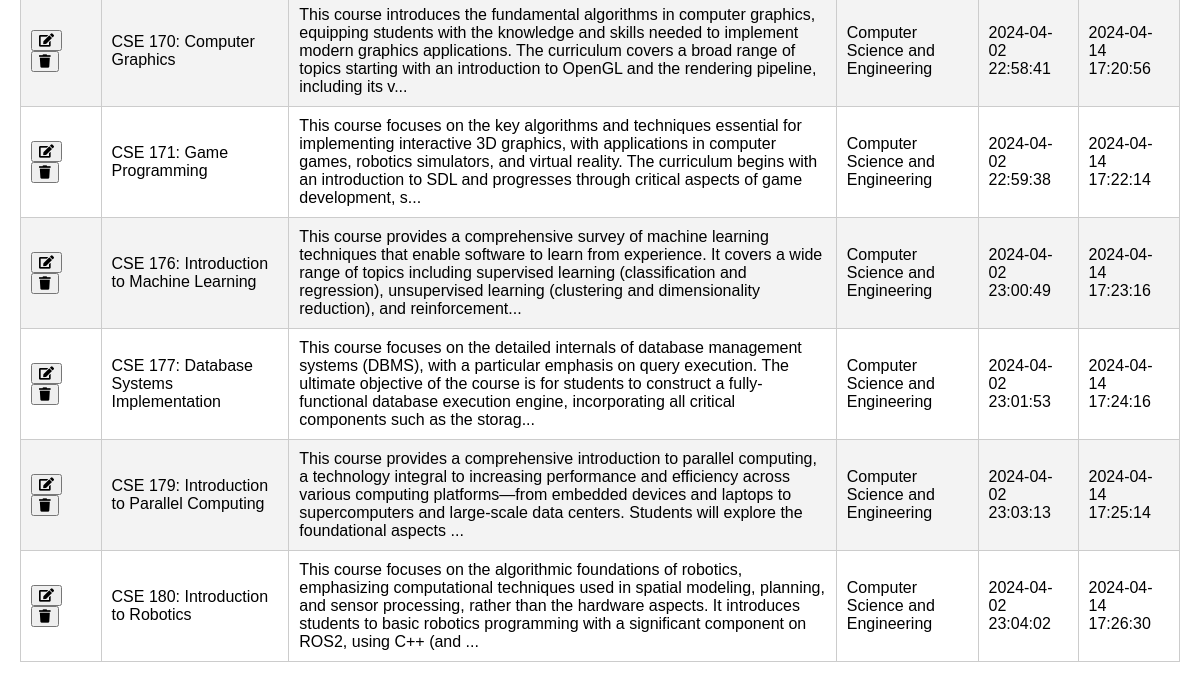
/search_results (lower part), run on an earlier commit of the app's database.
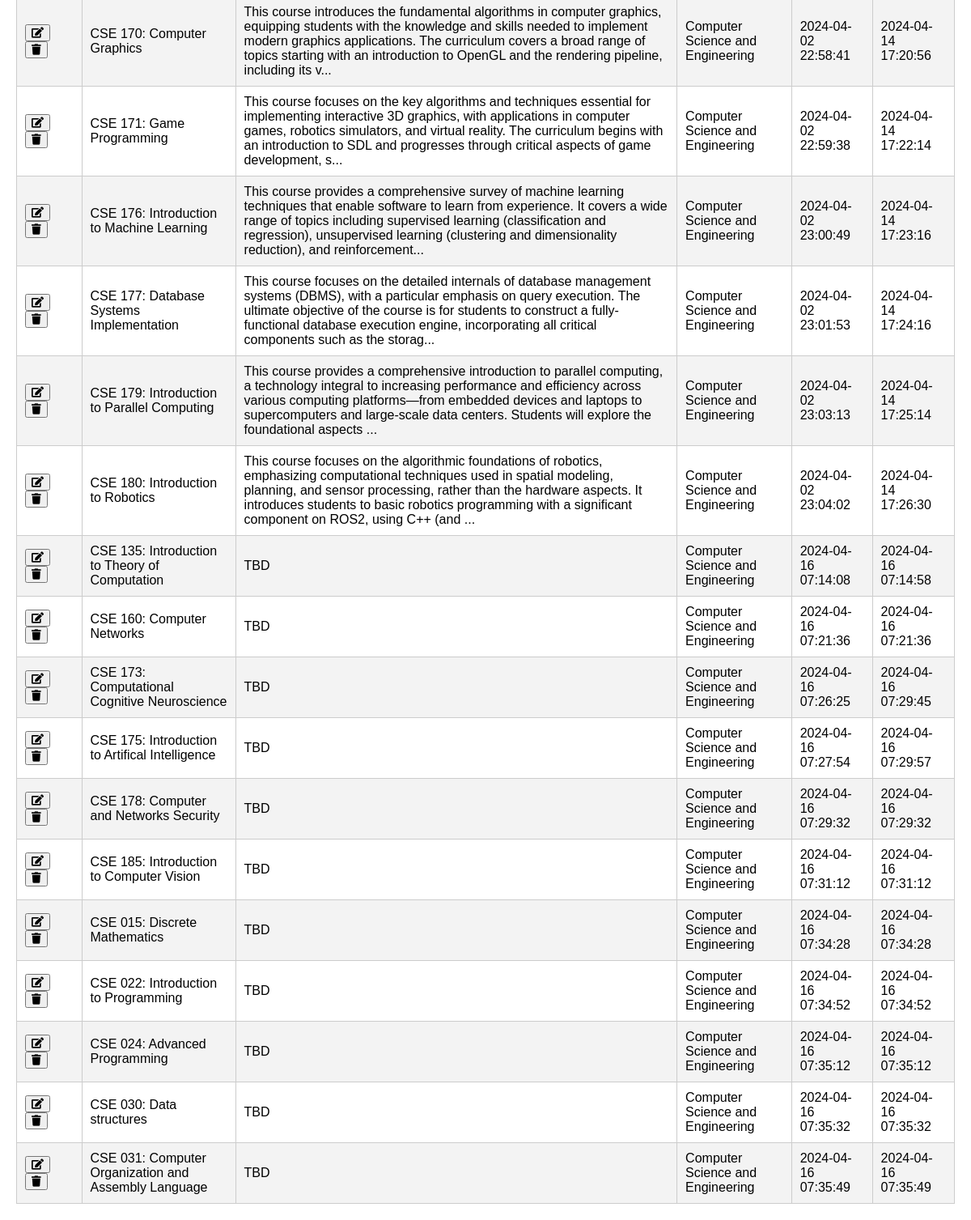
And on a later commit of the database.
### app/models/model.py (models this page shows, shortened)
class Course(db.Model):
    courseID = db.Column(db.Integer, primary_key=True)
    title = db.Column(db.String(255), nullable=False)
    description = db.Column(db.Text, nullable=False)
    department = db.Column(db.String(255), nullable=False)
    created = db.Column(db.DateTime, default=datetime.utcnow)
    updated = db.Column(db.DateTime, default=datetime.utcnow, onupdate=datetime.utcnow)

### app/routes/view.py (the view)
@view_blueprint.route('/search_results')
def search_courses():
    search_term = request.args.get('search', '')
    matching_courses = Course.query.filter(Course.title.like(f'%{search_term}%')).all()
    return render_template('search_results.html', courses=matching_courses, search_term=search_term)

### app/templates/search_results.html (shortened to what this page needs)
{% extends 'base.html' %} {% block styleLogin %}
<link
  rel="stylesheet"
  href="{{ url_for('static', filename='css/styleAdmin.css') }}"
/>
<link
  rel="stylesheet"
  href="https://cdnjs.cloudflare.com/ajax/libs/font-awesome/5.15.1/css/all.min.css"
/>
{% endblock %} {% block content %}
<div class="admin-container">
  {% if courses %}
  <table id="courseCatalogTable">
    {% for course in courses %}
    <tr id="courseRow{{ course.courseID }}">
      <td>
        <button onclick="editCourse('{{ course.courseID }}')">
          <i class="fas fa-edit"></i>
        </button>
        <button onclick="deleteCourse('{{ course.courseID }}')">
          <i class="fas fa-trash"></i>
        </button>
      </td>
      <td>{{ course.title }}</td>
      <td>
        {{ course.description[:300] }}{% if course.description|length > 300
        %}...{% endif %}
      </td>
      <td>{{ course.department }}</td>
      <td>{{ course.created.strftime('%Y-%m-%d %H:%M:%S') }}</td>
      <td>{{ course.updated.strftime('%Y-%m-%d %H:%M:%S') }}</td>
    </tr>
    {% endfor %}
  </table>
  {% else %}
  <div class="no-results">
    <p>No match. Please try a different search.</p>
  </div>
  {% endif %}
</div>
{% endblock %}

What changed in the data, as far as the page shows it:
added Course: title "CSE 135: Introduction to Theory of Computation", description "TBD", department "Computer Science and Engineering", created "2024-04-16 07:14:08", updated "2024-04-16 07:14:58"
added Course: title "CSE 160: Computer Networks", description "TBD", department "Computer Science and Engineering", created "2024-04-16 07:21:36", updated "2024-04-16 07:21:36"
added Course: title "CSE 173: Computational Cognitive Neuroscience", description "TBD", department "Computer Science and Engineering", created "2024-04-16 07:26:25", updated "2024-04-16 07:29:45"
added Course: title "CSE 175: Introduction to Artifical Intelligence", description "TBD", department "Computer Science and Engineering", created "2024-04-16 07:27:54", updated "2024-04-16 07:29:57"
added Course: title "CSE 178: Computer and Networks Security", description "TBD", department "Computer Science and Engineering", created "2024-04-16 07:29:32", updated "2024-04-16 07:29:32"
added Course: title "CSE 185: Introduction to Computer Vision", description "TBD", department "Computer Science and Engineering", created "2024-04-16 07:31:12", updated "2024-04-16 07:31:12"
added Course: title "CSE 015: Discrete Mathematics", description "TBD", department "Computer Science and Engineering", created "2024-04-16 07:34:28", updated "2024-04-16 07:34:28"
added Course: title "CSE 022: Introduction to Programming", description "TBD", department "Computer Science and Engineering", created "2024-04-16 07:34:52", updated "2024-04-16 07:34:52"
added Course: title "CSE 024: Advanced Programming", description "TBD", department "Computer Science and Engineering", created "2024-04-16 07:35:12", updated "2024-04-16 07:35:12"
added Course: title "CSE 030: Data structures", description "TBD", department "Computer Science and Engineering", created "2024-04-16 07:35:32", updated "2024-04-16 07:35:32"
added Course: title "CSE 031: Computer Organization and Assembly Language", description "TBD", department "Computer Science and Engineering", created "2024-04-16 07:35:49", updated "2024-04-16 07:35:49"
